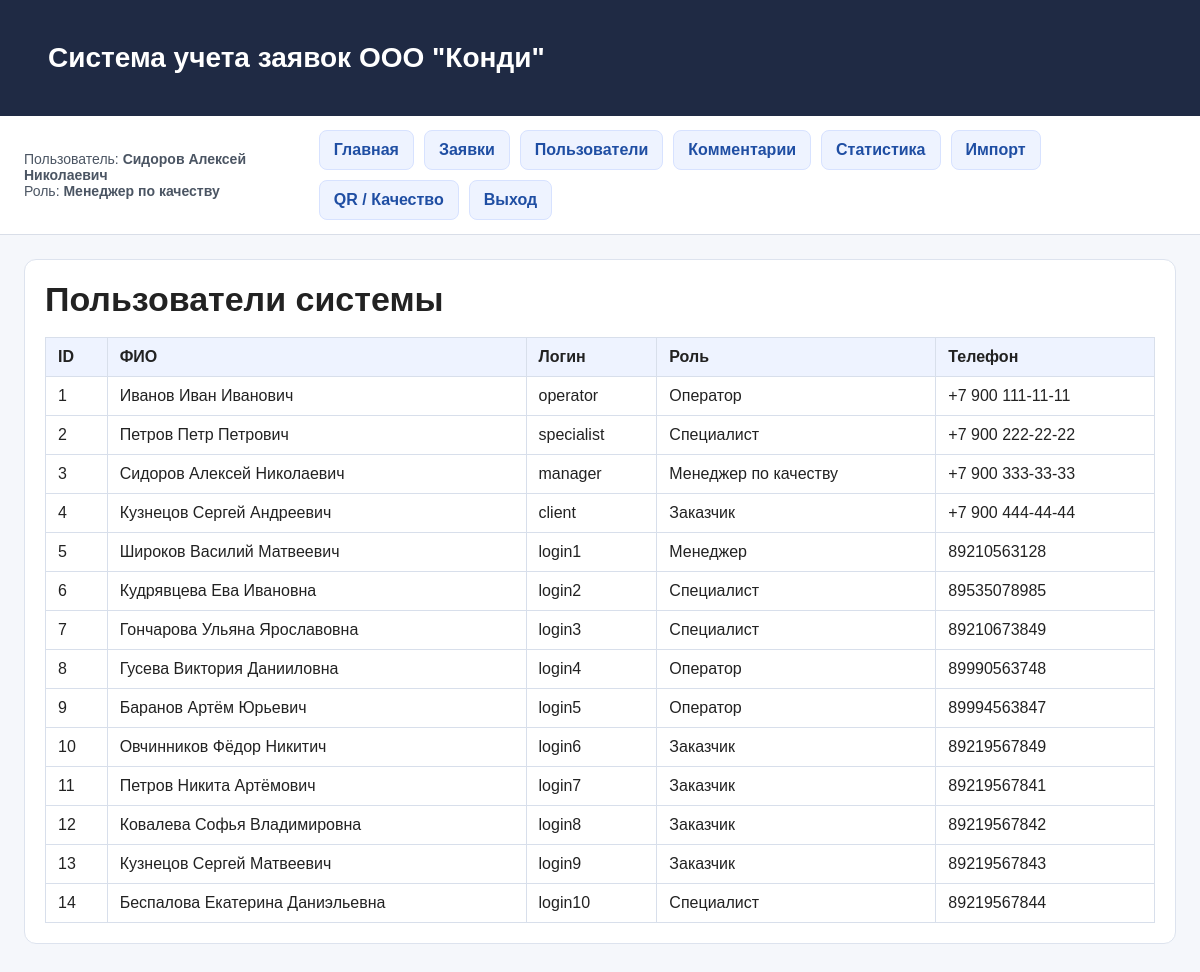
/users (signed in), run on the app's committed database.
### webapp/models.py (models this page shows, shortened)
class User(db.Model):
    __tablename__ = "users"
    id = db.Column(db.Integer, primary_key=True)
    full_name = db.Column(db.String(150), nullable=False)
    username = db.Column(db.String(80), unique=True, nullable=False)
    password = db.Column(db.String(255), nullable=False)
    role = db.Column(db.String(50), nullable=False)
    phone = db.Column(db.String(30), nullable=True)
    comments = db.relationship("Comment", backref="author", lazy=True)
    assigned_requests = db.relationship(
        "Request",
        backref="specialist_user",
        lazy=True,
        foreign_keys="Request.specialist_id"
    )
    client_requests = db.relationship(
        "Request",
        backref="client_user",
        lazy=True,
        foreign_keys="Request.client_id"
    )

### webapp/routes.py (the view)
@main_bp.route("/users")
def users_list():
    if "user_id" not in session:
        return redirect(url_for("main.login"))
    users = User.query.order_by(User.id.asc()).all()
    return render_template("users_list.html", users=users)

### webapp/templates/users_list.html (shortened to what this page needs)
{% extends "base.html" %}
{% block content %}
<div class="card">
    <h2 class="page-title">Пользователи системы</h2>
    {% if users %}
        <table>
            <tr>
                <th>ID</th>
                <th>ФИО</th>
                <th>Логин</th>
                <th>Роль</th>
                <th>Телефон</th>
            </tr>
            {% for user in users %}
            <tr>
                <td>{{ user.id }}</td>
                <td>{{ user.full_name }}</td>
                <td>{{ user.username }}</td>
                <td>{{ user.role }}</td>
                <td>{{ user.phone or "-" }}</td>
            </tr>
            {% endfor %}
        </table>
    {% else %}
        <p>Пользователей пока нет.</p>
    {% endif %}
</div>
{% endblock %}

### webapp/templates/base.html (shortened to what this page needs)
<!DOCTYPE html>
<html lang="ru">
<head>
    <link rel="stylesheet" href="{{ url_for('static', filename='css/style.css') }}">
</head>
<body>
    <div class="topbar">
        <div class="wrapper">
            <h1>Система учета заявок ООО "Конди"</h1>
        </div>
    </div>
    {% if session.get('user_id') %}
    <div class="subbar">
        <div class="wrapper">
            <div class="userbox">
                Пользователь: <strong>{{ session.get('full_name') }}</strong><br>
                Роль: <strong>{{ session.get('role') }}</strong>
            </div>
            <div class="nav">
                <a href="{{ url_for('main.dashboard') }}">Главная</a>
                <a href="{{ url_for('main.requests_list') }}">Заявки</a>
                <a href="{{ url_for('main.users_list') }}">Пользователи</a>
                <a href="{{ url_for('main.comments_list') }}">Комментарии</a>
                <a href="{{ url_for('main.statistics') }}">Статистика</a>
                <a href="{{ url_for('main.import_data') }}">Импорт</a>
                <a href="{{ url_for('main.quality_page') }}">QR / Качество</a>
                <a href="{{ url_for('main.logout') }}">Выход</a>
            </div>
        </div>
    </div>
    {% endif %}
    <div class="wrapper">
        {% block content %}{% endblock %}
    </div>
</body>
</html>

### webapp/static/css/style.css (style rules this page uses)
* { box-sizing: border-box; }
body { margin: 0; font-family: Arial, Helvetica, sans-serif; background: #f5f7fb; color: #222; }
a { color: #1f4ea3; text-decoration: none; }
.wrapper { max-width: 1200px; margin: 0 auto; padding: 24px; }
.topbar { background: #1f2a44; color: white; padding: 18px 24px; }
.topbar h1 { margin: 0; font-size: 28px; }
.subbar { background: white; border-bottom: 1px solid #d9dee8; }
.subbar .wrapper { display: flex; justify-content: space-between; align-items: center; gap: 20px; padding-top: 14px; padding-bottom: 14px; }
.userbox { font-size: 14px; color: #4b5563; }
.nav { display: flex; flex-wrap: wrap; gap: 10px; }
.nav a { display: inline-block; padding: 10px 14px; background: #eef3ff; border: 1px solid #d7e2ff; border-radius: 8px; color: #1f4ea3; font-weight: 600; }
.page-title { margin: 0 0 18px; font-size: 34px; }
.card { background: white; border: 1px solid #dde3ee; border-radius: 12px; padding: 20px; margin-bottom: 20px; }
table { width: 100%; border-collapse: collapse; background: white; }
th, td { border: 1px solid #d8dfeb; padding: 10px 12px; text-align: left; vertical-align: top; }
th { background: #eef3ff; }

### data on the page
User: get "Сидоров Алексей Николаевич", get "Менеджер по качеству", id "3", full_name "Сидоров Алексей Николаевич", username "manager", role "Менеджер по качеству", phone "+7 900 333-33-33"
User: id "1", full_name "Иванов Иван Иванович", username "operator", role "Оператор", phone "+7 900 111-11-11"
User: id "2", full_name "Петров Петр Петрович", username "specialist", role "Специалист", phone "+7 900 222-22-22"
User: id "4", full_name "Кузнецов Сергей Андреевич", username "client", role "Заказчик", phone "+7 900 444-44-44"
User: id "5", full_name "Широков Василий Матвеевич", username "login1", role "Менеджер", phone "89210563128"
User: id "6", full_name "Кудрявцева Ева Ивановна", username "login2", role "Специалист", phone "89535078985"
User: id "7", full_name "Гончарова Ульяна Ярославовна", username "login3", role "Специалист", phone "89210673849"
User: id "8", full_name "Гусева Виктория Данииловна", username "login4", role "Оператор", phone "89990563748"
User: id "9", full_name "Баранов Артём Юрьевич", username "login5", role "Оператор", phone "89994563847"
User: id "10", full_name "Овчинников Фёдор Никитич", username "login6", role "Заказчик", phone "89219567849"
User: id "11", full_name "Петров Никита Артёмович", username "login7", role "Заказчик", phone "89219567841"
User: id "12", full_name "Ковалева Софья Владимировна", username "login8", role "Заказчик", phone "89219567842"
User: id "13", full_name "Кузнецов Сергей Матвеевич", username "login9", role "Заказчик", phone "89219567843"
User: id "14", full_name "Беспалова Екатерина Даниэльевна", username "login10", role "Специалист", phone "89219567844"
